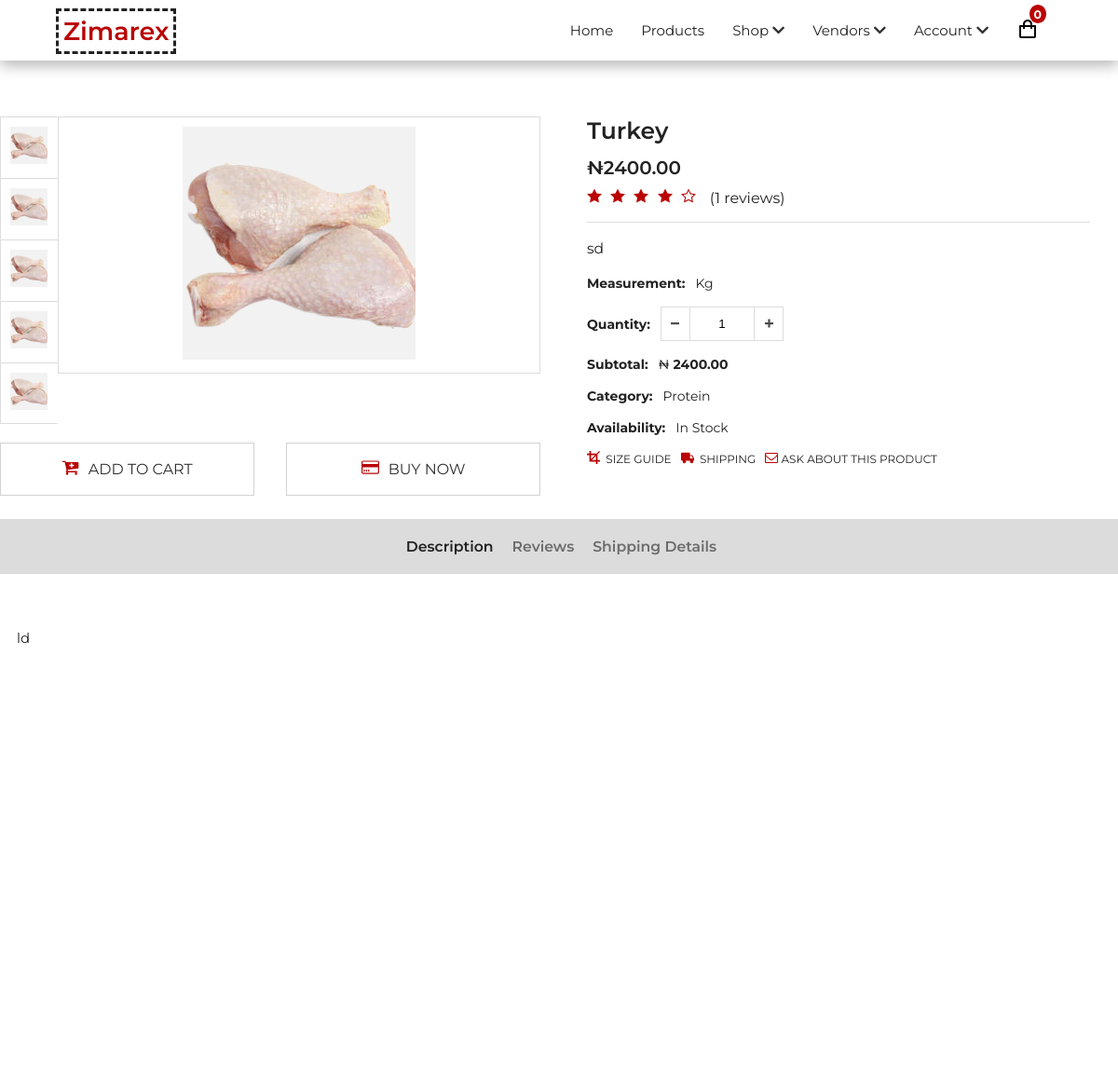
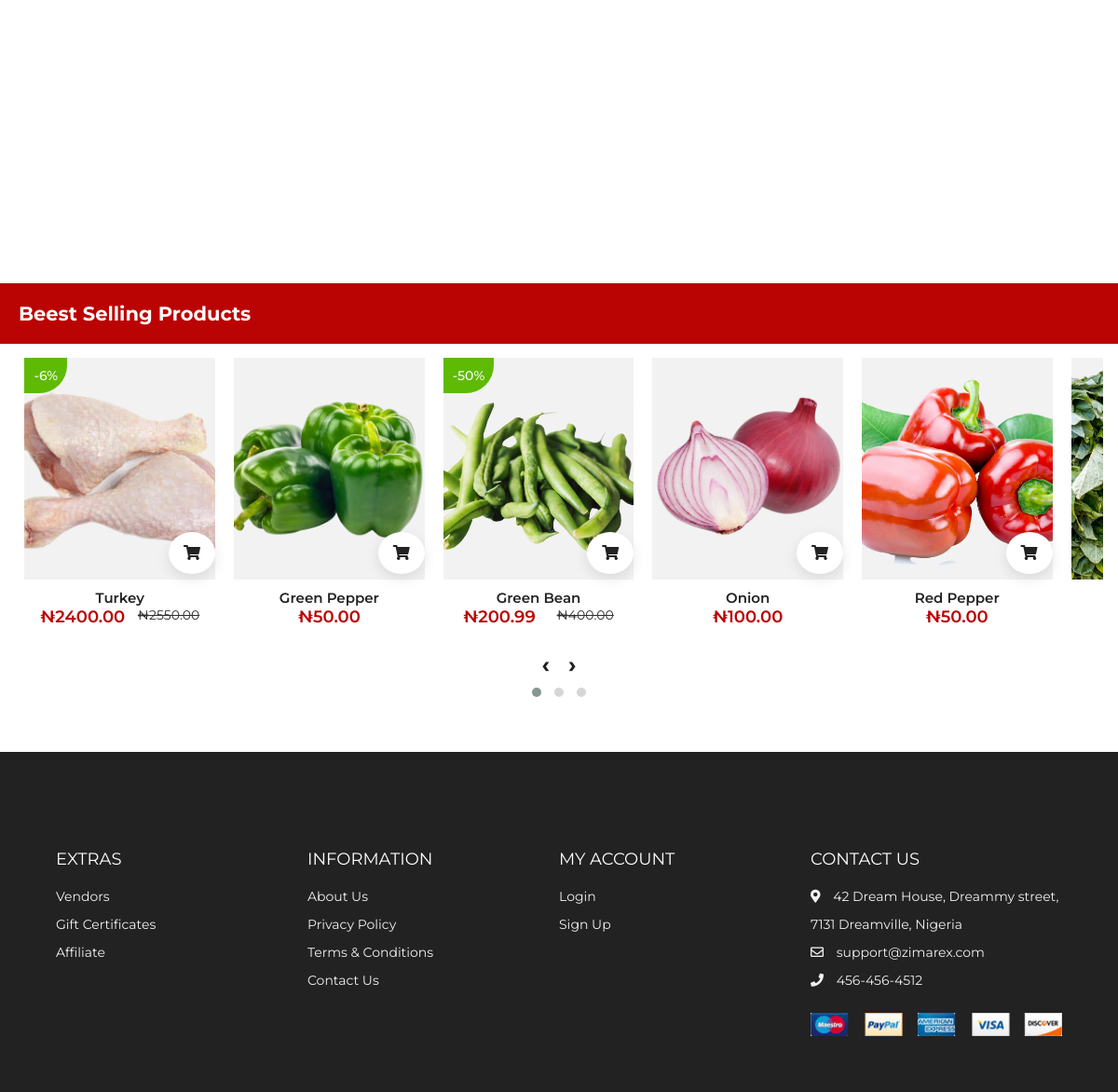
Screenshot of /store/productDetails.php?prod=0oDklA3 with the database file from the repository (2 pictures, top to bottom).
### tables this page shows
CREATE TABLE `products_all` (
  `sn` int(25) NOT NULL,
  `unique_key` varchar(255) NOT NULL,
  `name` varchar(255) NOT NULL,
  `price` double(10,2) NOT NULL,
  `old_price` double(10,2) NOT NULL,
  `short_desc` varchar(300) NOT NULL,
  `category` varchar(255) NOT NULL,
  `in_stock` int(255) NOT NULL,
  `img_1` varchar(255) NOT NULL,
  `img_2` varchar(255) NOT NULL,
  `img_3` varchar(255) NOT NULL,
  `img_4` varchar(255) NOT NULL,
  `img_5` varchar(255) NOT NULL,
  `long_desc` text NOT NULL,
  `reviews` int(255) NOT NULL,
  `purchases` varchar(255) NOT NULL,
  `date_added` varchar(255) NOT NULL,
  `measurement` varchar(255) NOT NULL
);

### config/functions.php (called while the page is built, shortened)
<?php
function getProducts($con, $limit=16, $table="products_all"){
	if($limit >= 5){
		$sql = "SELECT * FROM $table LIMIT $limit";
	}else{
		$sql = "SELECT * FROM $table";
	}
    $query = $con->query($sql);
	$rows = $query->num_rows;
	if($rows > 0){
		$result = array();
        while($newRes = $query->fetch_array()){
            $result[] = $newRes;
        }
		return $result;
	} else{
		return $rows;
	}
}
?>

### libs/related-products.php (the view, shortened to what this page needs)
<section class="section products">
    <div class="title">
        <h2>Beest Selling Products</h2>
    </div>
    <div class="product-layout owl-carousel owl-theme">
        <?php $count = 1; shuffle($allProducts); foreach($allProducts as $item) { ?>
            <div class="product">
                <a href="./productDetails.php?prod=<?php echo $item['unique_key'] ?>">
                    <div class="img-container">
                        <div class="tag _dsct">-8%</div>
                        <img src="<?php echo $item['img_1']; ?>" alt="" />
                        <div class="addCart addNow">
                            <i class="fas fa-shopping-cart addNow"></i>
                        </div>
                        <ul class="side-icons">
                            <span><i class="far fa-heart"></i></span>
                            <span><i class="fas fa-sliders-h"></i></span>
                        </ul>
                    </div>
                    <div class="bottom">
                        <a href=""><?php echo $item['name'] ?></a>
                        <div class="price">
                            <span>₦<?php echo $item['price'] ?></span>
                            <?php if($item['old_price'] > 0){ echo "<span class='cancel'> ₦".$item['old_price']."</span>"; } ?>
                        </div>
                    </div>
                </a>
            </div>
        <?php
        }
        ?>
    </div>
</section>

### libs/productInfo.php (shortened to what this page needs)
<?php
    if(isset($_GET['prod'])){
        $item_id = $_GET['prod'];
    }else{
        $item_id = "";
    }
    foreach($allProducts as $item) :
        if($item_id == $item['unique_key']):
?>
            <section class="section product-details__section">
                <div class="product-detail__container">
                <div class="product-detail__left">
                    <div class="details__container--left">
                    <div class="product__pictures">
                        <?php if( $item['img_1'] !== '' ): ?>
                            <div class="pictures__container">
                                <img class="picture" src="<?php echo $item['img_1']; ?>" id="pic1" />
                            </div>
                        <?php endif; ?>
                        <?php if( $item['img_2'] !== '' ): ?>
                            <div class="pictures__container">
                                <img class="picture" src="<?php echo $item['img_2']; ?>" id="pic2" />
                            </div>
                        <?php endif; ?>
                        <?php if( $item['img_3'] !== '' ): ?>
                            <div class="pictures__container">
                                <img class="picture" src="<?php echo $item['img_3']; ?>" id="pic3" />
                            </div>
                        <?php endif; ?>
                        <?php if( $item['img_4'] !== '' ): ?>
                            <div class="pictures__container">
                                <img class="picture" src="<?php echo $item['img_4']; ?>" id="pic4" />
                            </div>
                        <?php endif; ?>
                        <?php if( $item['img_5'] !== '' ): ?>
                            <div class="pictures__container">
                                <img class="picture" src="<?php echo $item['img_5']; ?>" id="pic5" />
                            </div>
                        <?php endif; ?>
                    </div>
                    <div class="product__picture" id="product__picture">
                        <div class="picture__container">
                        <img src="<?php echo $item['img_1']; ?>" id="pic" />
                        </div>
                    </div>
                    </div>
                    <div class="product-details__btn">
                    <a class="add" href="#" >
                        <span>
                        <svg>
                            <use xlink:href="../assets/images/sprite.svg#icon-cart-plus"></use>
                        </svg>
                        </span>
                        ADD TO CART</a>
                    <a class="buy" href="#">
                        <span>
                        <svg>
                            <use xlink:href="../assets/images/sprite.svg#icon-credit-card"></use>
                        </svg>
                        </span>
                        BUY NOW
                    </a>
                    </div>
                </div>
                <div class="product-detail__right">
                    <div class="product-detail__content">
                    <h3 id="product-title"><?php echo $item['name']; ?></h3>
                    <div class="prices">
                        <span class="new__price">₦<?php echo $item['price']; ?></span>
                    </div>
                    <div class="product__review">
                        <div class="rating">
                        <svg>
                            <use xlink:href="../assets/images/sprite.svg#icon-star-full"></use>
                        </svg>
                        <svg>
                            <use xlink:href="../assets/images/sprite.svg#icon-star-full"></use>
                        </svg>
                        <svg>
                            <use xlink:href="../assets/images/sprite.svg#icon-star-full"></use>
                        </svg>
                        <svg>
                            <use xlink:href="../assets/images/sprite.svg#icon-star-full"></use>
                        </svg>
                        <svg>
                            <use xlink:href="../assets/images/sprite.svg#icon-star-empty"></use>
                        </svg>
                        </div>
                        <a href="#" class="rating__quatity">(<?php echo $item['reviews']; ?> reviews)</a>
                    </div>
                    <p>
                        <?php echo $item['short_desc']; ?>
                    </p>
                    <div class="product__info-container">
                        <ul class="product__info">
                            <li>
                                <span>Measurement:</span> &nbsp;
                                <a style="text-transform: capitalize;"> <?php echo $item['measurement']; ?> </a>
                            </li>
                            <li>
                                <div class="input-counter">
                                <span>Quantity:</span> &nbsp; &nbsp;
                                <div>
                                    <span class="minus-btn">
                                    <svg>
                                        <use xlink:href="../assets/images/sprite.svg#icon-minus"></use>
                                    </svg>
                                    </span>
                                    <input type="text" readonly="true" min="1" value="1" max="<?php echo $item['in_stock']; ?>" class="counter-btn">
                                    <span class="plus-btn">
                                    <svg>
                                        <use xlink:href="../assets/images/sprite.svg#icon-plus"></use>
                                    </svg>
                                    </span>
                                </div>
                                </div>
                            </li>
                            <li>
                                <span>Subtotal:</span> &nbsp;
                                <a class="new__price">₦ <span id="sub-total"><?php echo $item['price']; ?></span> </a>
                            </li>
                            <li>
                                <span>Category:</span> &nbsp;
                                <a  style="text-transform: capitalize;"><?php echo $item['category']; ?></a>
                            </li>
                            <li>
                                <span>Availability:</span> &nbsp;
                                <a  class="in-stock"> <?php if($item['in_stock'] > 0) {echo "In Stock";}else{ echo "Out Of Stock";}?> </a>
                            </li>
                        </ul>
                        <div class="product-info__btn">
                        <a >
                            <span>
                            <svg>
                                <use xlink:href="../assets/images/sprite.svg#icon-crop"></use>
                            </svg>
                            </span>&nbsp;
                            SIZE GUIDE
                        </a>
                        <a href="#">
                            <span>
                            <svg>
                                <use xlink:href="../assets/images/sprite.svg#icon-truck"></use>
                            </svg>
                            </span>&nbsp;
                            SHIPPING
                        </a>
                        <a href="#">
                            <span>
                            <svg>
                                <use xlink:href="../assets/images/sprite.svg#icon-envelope-o"></use>
                            </svg>&nbsp;
                            </span>
                            ASK ABOUT THIS PRODUCT
                        </a>
                        </div>
                    </div>
                    </div>
                </div>
                </div>
                <div class="product-detail__bottom">
                <div class="title__container tabs">
                    <div class="section__titles category__titles ">
                    <div class="section__title detail-btn active" data-id="description">
                        <h1 class="primary__title">Description</h1>
                    </div>
                    </div>
                    <div class="section__titles">
                    <div class="section__title detail-btn" data-id="reviews">
                        <h1 class="primary__title">Reviews</h1>
                    </div>
                    </div>
                    <div class="section__titles">
                    <div class="section__title detail-btn" data-id="shipping">
                        <h1 class="primary__title">Shipping Details</h1>
                    </div>
                    </div>
                </div>
                <div class="detail__content">
                    <div class="content active" id="description">
                        <?php  echo $item['long_desc']; ?>
                    </div>
                </div>
                </div>
            </section>
<?php
        endif;
    endforeach;
?>

### assets/css/styles.css (style rules this page uses)
:root { --primary: #BA0303; --white: #fff; --black: #222; --grey1: #3a3b3c; --grey2: #828282; }
*, *::before, *::after { margin: 0; padding: 0; box-sizing: inherit; }
html { box-sizing: border-box; font-size: 62.5%; }
html { scroll-behavior: smooth; }
body { font-family: "Montserrat", sans-serif; font-size: 1.6rem; background-color: var(--white); color: var(--black); font-weight: 400; }
h1, h2, h3, h4, h5 { font-weight: 600; }
a { text-decoration: none; color: inherit; }
li { list-style: none; }
.section { padding: 10rem 0 5rem 0; }
.section .title { text-align: center; margin-bottom: 1.5rem; }
.section .title h2 { font-size: 2.1rem; font-weight: 650; background: #BA0303; color: #fff; text-align: left; padding: 20px; max-width: 130rem; margin: 0 auto; }
.section .product-layout { display: grid; grid-template-columns: repeat(auto-fit, minmax(25rem, 1fr)); gap: 3rem; max-width: 130rem; margin: 0 auto; padding: 0 1.6rem; }
.product { overflow: hidden; }
.product .img-container { position: relative; cursor: pointer; }
.product .img-container img { object-fit: cover; min-height: 238px; max-height: 238px; width: 100%; }
.product .bottom { padding: 1rem; text-align: center; }
.product .bottom a { margin-bottom: 1rem; font-weight: inherit; font-size: 1.5rem; font-weight: 600; }
.product .bottom span { color: #BA0303; font-size: 1.8rem; }
.product .bottom .cancel { font-size: 1.4rem; color: var(--grey2); text-decoration: line-through; }
.product .addCart { position: absolute; right: 0; bottom: 0.6rem; background-color: var(--white); border-radius: 50%; padding: 1.3rem 1.6rem; box-shadow: 0 0.5rem 1.5rem rgba(0, 0, 0, 0.1); transition: all 300ms ease-in-out; }
.product i { transition: all 300ms ease-in-out; }
.product .side-icons { position: absolute; right: 0; top: 30%; transform: translate(80%, -50%); display: flex; flex-direction: column; padding: 1rem; transition: all 500ms ease-in-out; }
.product .side-icons span { font-size: 1.4rem; background-color: var(--white); margin: 0.3rem; padding: 1rem 1.3rem; border-radius: 50%; transition: all 300ms ease-in-out; }
.section { padding: 2rem 0; }
._dsct { position: absolute; top: 0px; left: 0px; color: #fff; font-weight: 500; font-size: 14px; border-bottom-right-radius: 30px; background-color: #5eba03; padding: 10px; }
.price { display: flex; justify-content: space-around; }
.price span:nth-child(1) { font-weight: 600; }

### store/productDetails.php (style rules this page uses)
.product { padding: 0 10px; overflow: hidden; }
.detail__content { padding: 0 1.8rem; }
.section__title h1 { font-size: 1.57rem; font-weight: 600; }
.title__container { padding: 2rem 1rem; }

### rows the page displays
products_all: img_1 (picture), img_2 (picture), img_3 (picture), img_4 (picture), img_5 (picture), name "Turkey", price "2400.00", reviews "1", short_desc "sd", measurement "Kg", category "Protein", in_stock "In Stock", long_desc "ld", old_price "2550.00"
products_all: img_1 (picture), name "Green Pepper", price "50.00"
products_all: img_1 (picture), name "Green Bean", price "200.99", old_price "400.00"
products_all: img_1 (picture), name "Onion", price "100.00"
products_all: img_1 (picture), name "Red Pepper", price "50.00"
products_all: img_1 (picture)

### other values shown
$session_email "Account"
